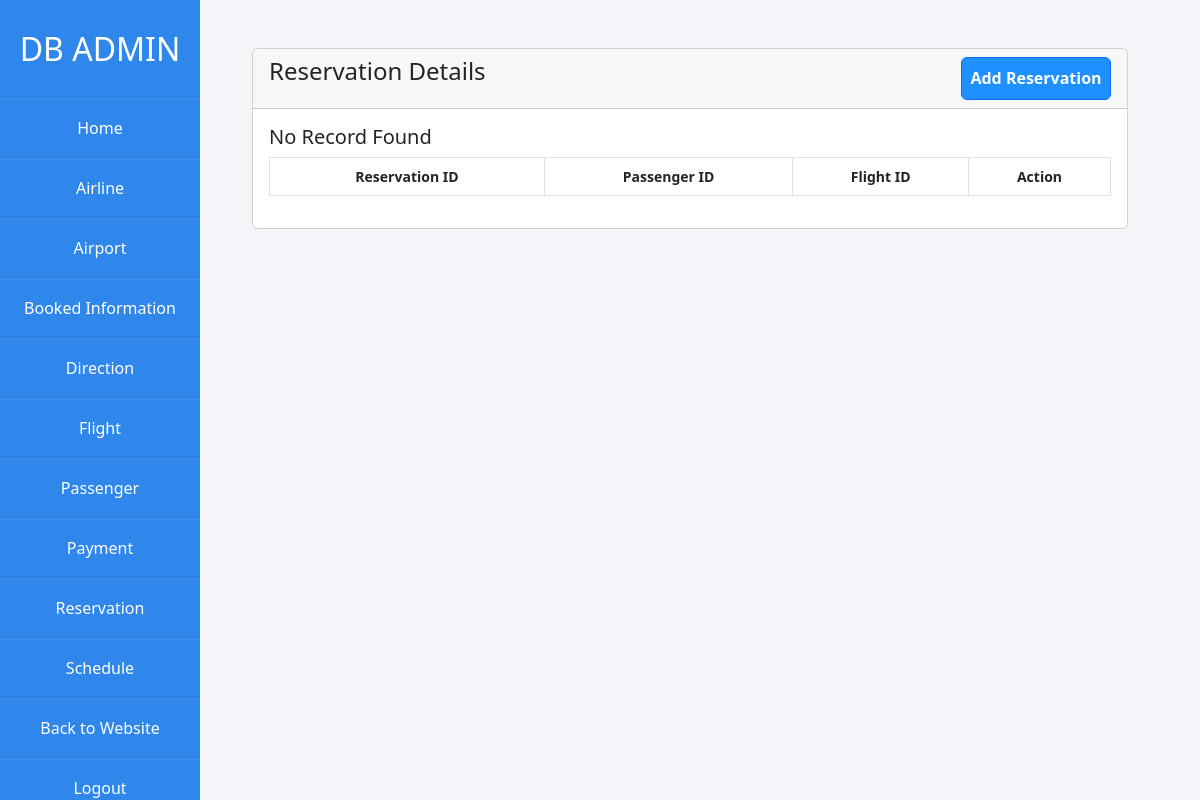
Before: /Airlines/admin/reservation.php with the older database file.
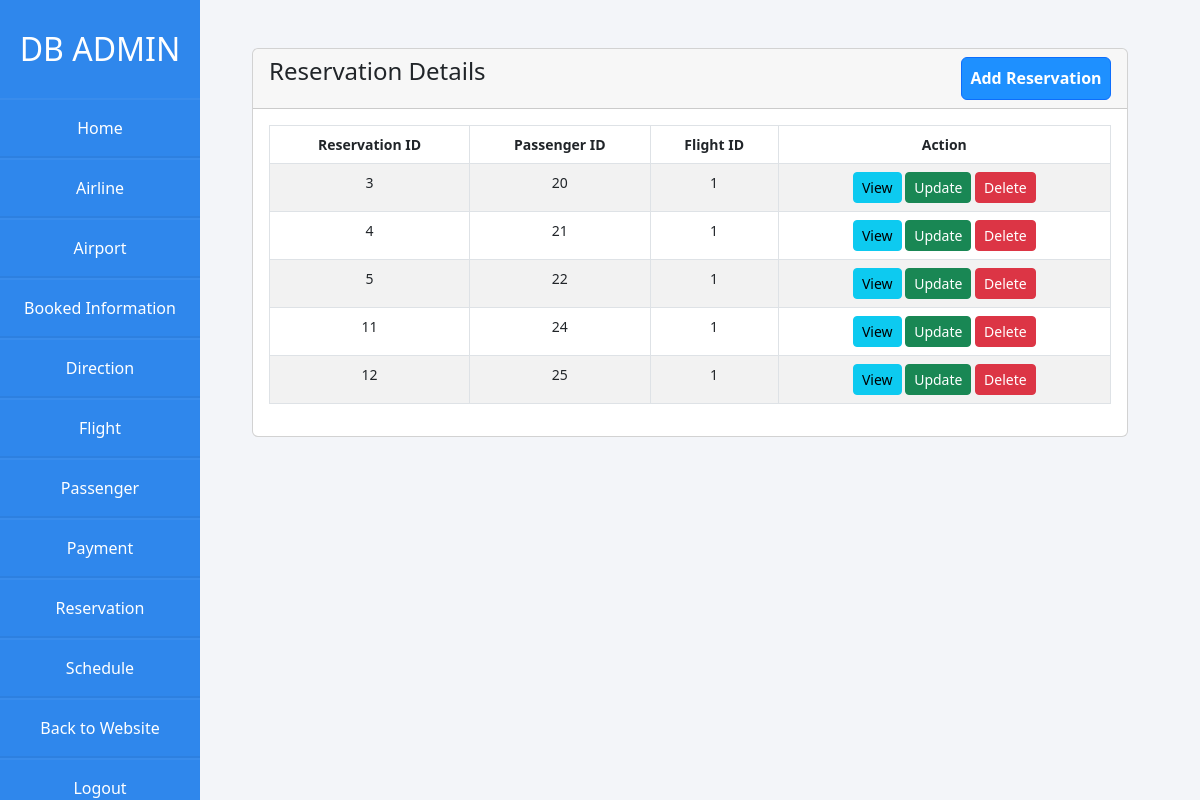
After: the same page with the newer database file.
### tables this page shows
CREATE TABLE `reservation` (
  `reservation_id` int(10) NOT NULL,
  `passenger_id` int(10) NOT NULL,
  `flight_id` int(10) NOT NULL
);

### Airlines/admin/reservation.php (the view, shortened to what this page needs)
<?php
  require 'dbcon.php';
?>
<!doctype html>
<html lang="en">
  <head>
    <link href="https://cdn.jsdelivr.net/npm/bootstrap@5.2.0-beta1/dist/css/bootstrap.min.css" rel="stylesheet">
    <link rel="stylesheet" href="css/styles.css">
  </head>
  <body>
    <div class="wrapper">
      <div class="sidebar">
        <h2>DB Admin</h2>
        <li><a href="admin.php">Home</a></li>
        <li><a href="airline.php">Airline</a></li>
        <li><a href="airport.php">Airport</a></li>
        <li><a href="booked-information.php">Booked Information</a></li>
        <li><a href="direction.php">Direction</a></li>
        <li><a href="flight.php">Flight</a></li>
        <li><a href="passenger.php">Passenger</a></li>
        <li><a href="payment.php">Payment</a></li>
        <li><a href="reservation.php">Reservation</a></li>
        <li><a href="schedule.php">Schedule</a></li>
        <li><a href="../home.php"> Back to Website</a></li>
        <li><a href="logout-admin.php"> Logout</a></li>
      </div>
    </div>
    <div class="container mt-5">
      <div class="row">
        <div class="col-md-12">
          <div class="card">
            <div class="card-header">
              <h4>Reservation Details
                <a href="reservation-create.php" class="btn btn-primary float-end">Add Reservation</a>
              </h4>
            </div>
            <div class="card-body">
              <table class="table table-bordered table-striped">
                  <thead>
                      <tr>
                        <th>Reservation ID</th>
                        <th>Passenger ID</th>
                        <th>Flight ID</th>
                        <th>Action</th>
                      </tr>
                  </thead>
                  <tbody>
                    <?php
                      $query = "SELECT * FROM reservation";
                      $query_run = mysqli_query($con, $query);
                      if(mysqli_num_rows($query_run) > 0){
                        foreach($query_run as $reservation){
                          ?>
                          <tr>
                            <td><?= $reservation['reservation_id']; ?></td>
                            <td><?= $reservation['passenger_id']; ?></td>
                            <td><?= $reservation['flight_id']; ?></td>
                            <td>
                              <a href="reservation-view.php?reservation_id=<?= $reservation['reservation_id']; ?>" class="btn btn-info btn-sm">View</a>
                              <a href="reservation-update.php?reservation_id=<?= $reservation['reservation_id']; ?>" class="btn btn-success btn-sm">Update</a>
                              <form action="code.php" method='POST' class="d-inline">
                                <button type="submit" name="delete_reservation" value="<?=$reservation['reservation_id']; ?>" class="btn btn-danger btn-sm">Delete</a>
                              </form>
                            </td>
                          </tr>
                          <?php
                        }
                      }
                      else{
                        echo '<h5>No Record Found </h5>';
                      }
                    ?>
                  </tbody>
              </table>
            </div>
          </div>
        </div>
      </div>
    </div>
  </body>
</html>

Changed rows visible on the page:
added reservation: reservation "3", passenger "20", flight "1"
added reservation: reservation "4", passenger "21", flight "1"
added reservation: reservation "5", passenger "22", flight "1"
added reservation: reservation "11", passenger "24", flight "1"
added reservation: reservation "12", passenger "25", flight "1"
Other visible differences:
text no longer shown: "No Record Found"
